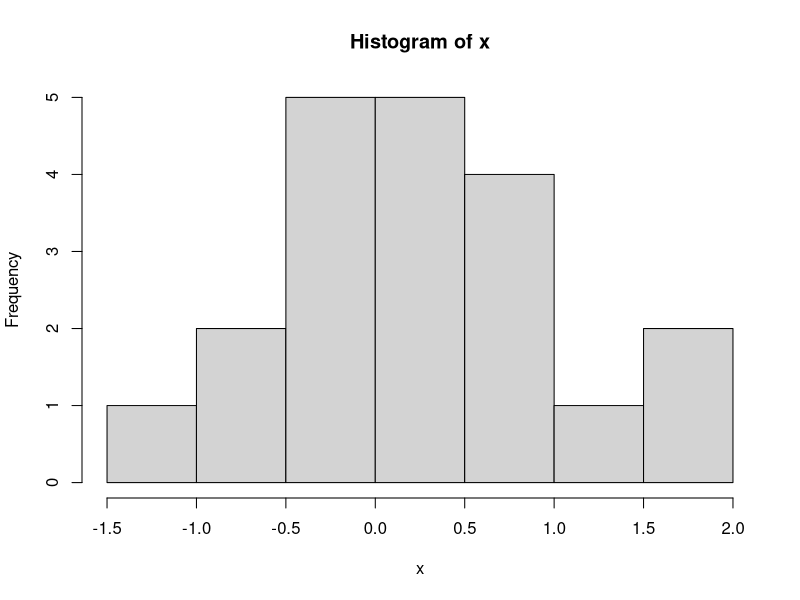
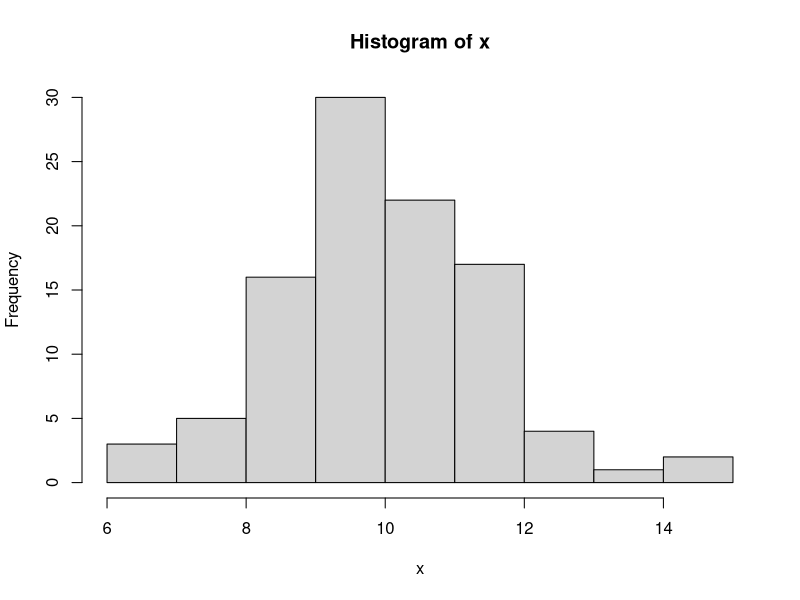
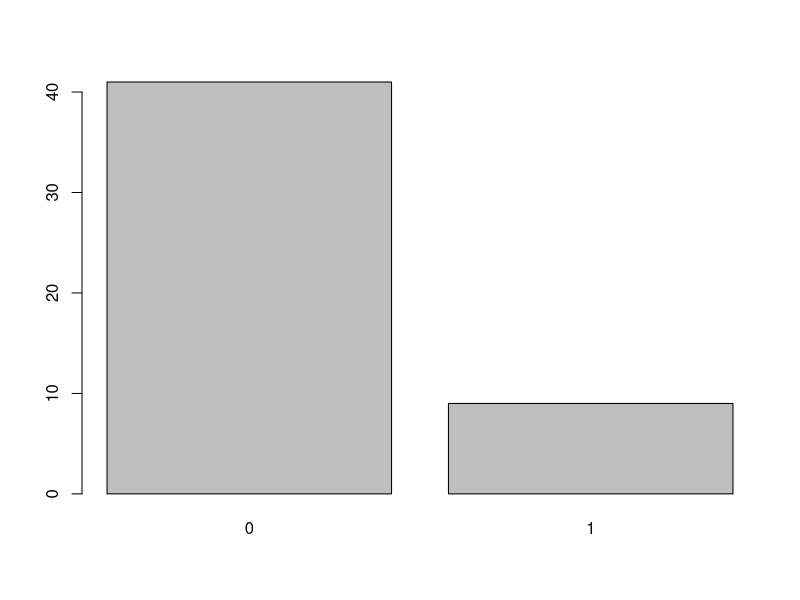
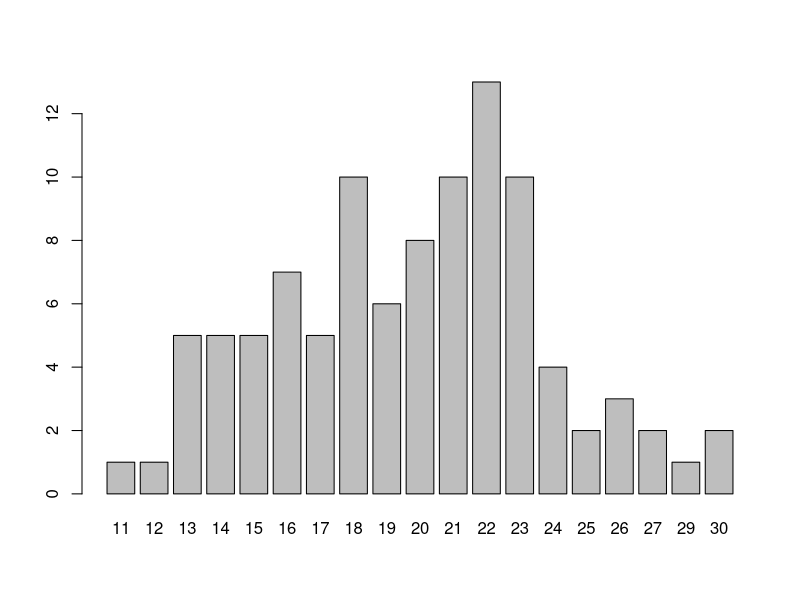

Write R code to recreate these figures, in order.
## ---- chunk 1
dnorm(1, mean=0, sd=1)
## ---- chunk 2
dnorm(-0.5, mean=0, sd=1)
## ---- chunk 3
pnorm(0, mean=0, sd=1)
## ---- chunk 4
pnorm(1, mean=0, sd=1)
## ---- chunk 5
1-pnorm(1, mean=0, sd=1)
## ---- chunk 6
pnorm(1, mean=0, sd=1, lower.tail=FALSE)
## ---- chunk 7
pnorm(1, mean=0, sd=1) - pnorm(0, mean=0, sd=1)
## ---- chunk 8
pnorm(0, mean=4, sd=3)
## ---- chunk 9
pnorm(5, mean=2, sd=sqrt(3), lower.tail=FALSE)
## ---- chunk 10
qnorm(0.05, mean=0, sd=1)
## ---- chunk 11
qnorm(0.025, mean=0, sd=1, lower.tail=FALSE)
## ---- chunk 12
qnorm(0.1, mean=-4, sd=sqrt(2), lower.tail=FALSE)
## ---- chunk 13
x = rnorm(20, mean=0, sd=1)
x
hist(x)
## ---- chunk 14
x = rnorm(100, mean=10, sd=sqrt(2))
x
hist(x)
## ---- chunk 15
dbinom(2, size=5, prob=0.5)
## ---- chunk 16
choose(5,2)*0.5^2*(1-0.5)^(5-2)
## ---- chunk 17
dbinom(2, size=5, prob=0.5) + dbinom(1, size=5, prob=0.5) + dbinom(0, size=5, prob=0.5)
## ---- chunk 18
pbinom(2, size=5, prob=0.5)
## ---- chunk 19
pbinom(20, size=100, prob=0.25)
## ---- chunk 20
1-pbinom(19, size=100, prob=0.25)
## ---- chunk 21
pbinom(19, size=100, prob=0.25, lower.tail=FALSE)
## ---- chunk 22
qbinom(0.25, size=20, prob=0.5)
## ---- chunk 23
x = rbinom(50, size=1, prob=0.2)
x
barplot(table(x))
## ---- chunk 24
x = rbinom(100, size=100, prob=0.2)
x
barplot(table(x))
